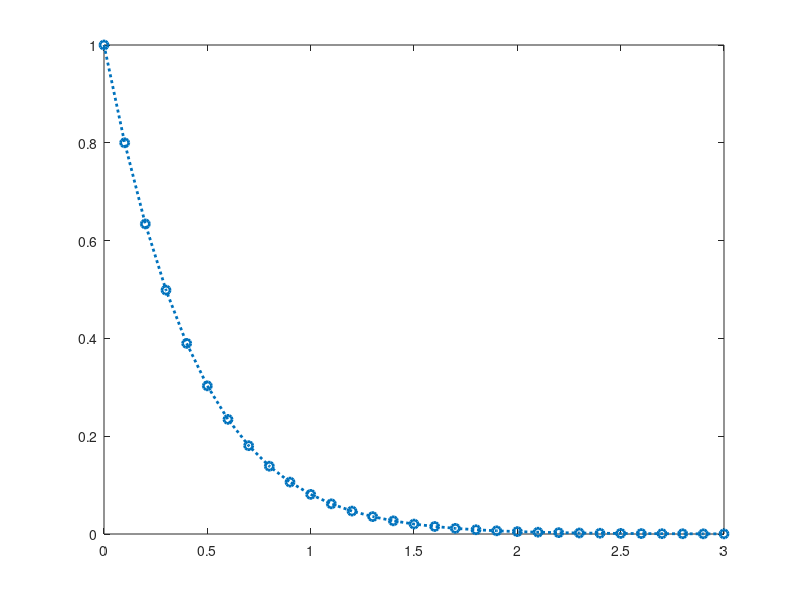

MATLAB code to generate this figure:
% file 'euler.m'
% Euler's method solution for
%  dy/dx = e^(-3x) - 3y, y(0) = 1 on [0,3]

% define function and initial condition
f = @(x,y) exp(-3*x) - 3*y;
y0 = 1;

% define interval and step size 
a=0;
b=3;
h=0.1; % step size must divide b-a
n=(b-a)/h;

% define x-values 
x = [a:h:b];

% calculate y-values 
y(1) = y0;
for i = 1:n
  y(i+1) = y(i) + h*f(x(i), y(i));
end 

% plot solutions
plot(x,y, 'o:', 'linewidth', 2)


